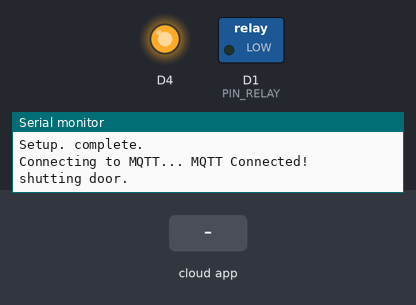
Bench run of a sketch on a simulated ESP8266 (NodeMCU). On the bench: switched loads named in the sketch (green lamp = pin HIGH), output pins drawn as LEDs (lit = HIGH, except the on-board LED, lit = LOW), the last lines printed to the serial monitor. The test bench sets the inputs (shaded band). WiFi joins after 1.5 s; servers stay silent unless stated; EEPROM starts erased; no MQTT or app messages arrive unless stated.

Above: at 3.0 s.
3.1 s: the phone or cloud app sets mode to open
At 4.8 s:
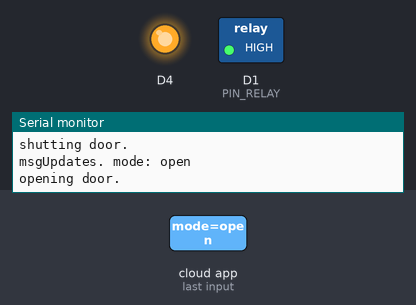
8.6 s: the phone or cloud app sets mode to closed
At 10.9 s:
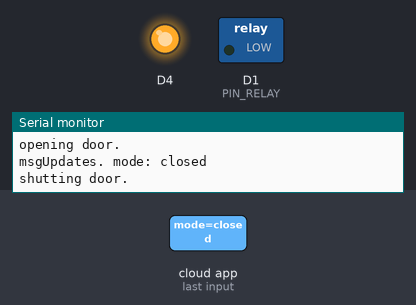
Timing chart, 0 to 12.4 s (numbered marks = the images above; inputs shaded):
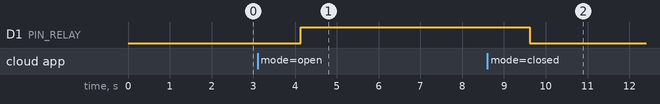

Measured:
- after the input at 3.1 s, D1 (PIN_RELAY): LOW → HIGH after 1.0 s
- after the input at 8.6 s, D1 (PIN_RELAY): HIGH → LOW after 1.0 s

The sketch:

remote_test.ino
```cpp
#include <Streaming.h>
#include <Metro.h>
#include <Bounce.h>
#include <FiniteStateMachine.h>
#include <ESP8266WiFi.h>
#include "Adafruit_MQTT.h"
#include "Adafruit_MQTT_Client.h"
#include <ESP_EEPROM.h>

#define WLAN_SSID       "Looney"
#define WLAN_PASS       "TinyandTooney"

#define MQTT_SERVER      "broker.hivemq.com"
#define MQTT_SERVERPORT  1883

unsigned long openForDuration = 10UL * 1000UL;
unsigned long openMotionDuration = 20UL * 1000UL;

#define PIN_PIR D3
#define PIN_RELAY D1

Bounce motion = Bounce( PIN_PIR, 1 );

void closeDoor();
void openMotion();
void openDoor();
void openFor() ;
void goToClosed();
void goToInOnly();

State closed = State(closeDoor, NULL, NULL);
State inOnly = State(closeDoor, openMotion, NULL);
State open = State(openDoor, NULL, NULL);
State openThenClosed = State(openDoor, openFor, goToClosed);
State openThenInOnly = State(openDoor, openFor, goToInOnly);

FSM sM = FSM(inOnly); //initialize state machine

WiFiClient client;
Adafruit_MQTT_Client mqtt(&client, MQTT_SERVER, MQTT_SERVERPORT);

Adafruit_MQTT_Publish pubMotion = Adafruit_MQTT_Publish(&mqtt, "magister/catdoor/motion");
Adafruit_MQTT_Publish pubDoor = Adafruit_MQTT_Publish(&mqtt, "magister/catdoor/door");

Adafruit_MQTT_Subscribe subMode = Adafruit_MQTT_Subscribe(&mqtt, "magister/catdoor/mode");
Adafruit_MQTT_Subscribe subForDur = Adafruit_MQTT_Subscribe(&mqtt, "magister/catdoor/doorDur");
Adafruit_MQTT_Subscribe subMotionDur = Adafruit_MQTT_Subscribe(&mqtt, "magister/catdoor/motionDur");

void MQTT_connect();

const int EEPROM_start = 0;

void setup() {
  pinMode(PIN_PIR, INPUT);
  pinMode(PIN_RELAY, OUTPUT);
  pinMode(BUILTIN_LED, OUTPUT);

  delay(300);
  Serial.begin(115200);
  Serial << endl << endl;
  Serial << "Setup. begin." << endl;

  Serial << "Connecting to: " << WLAN_SSID << endl;

  WiFi.begin(WLAN_SSID, WLAN_PASS);

  Serial.println("Initializing EEPROM...");

  EEPROM.begin(512);
  EEPROM.get(0, openForDuration);
  EEPROM.get(sizeof(openForDuration), openMotionDuration);
  String mode;
  EEPROM.get(sizeof(openForDuration) + sizeof(openMotionDuration), mode);
  Serial << "openForDur = " << openForDuration << endl;
  Serial << "openMotionDur = " << openMotionDuration << endl;
  Serial << "mode = " << mode << endl;

  if ( mode.equals("closed") ) {
    sM.transitionTo(closed);
  } else if ( mode.equals("inOnly") ) {
    sM.transitionTo(inOnly);
  } else if ( mode.equals("open") ) {
    sM.transitionTo(open);
  } else if ( mode.equals("openForThenClosed") ) {
    sM.transitionTo(openThenClosed);
  } else if ( mode.equals("openForThenInOnly") ) {
    sM.transitionTo(openThenInOnly);
  }

  // Setup MQTT subscription for instructions.
  mqtt.subscribe(&subMode);
  mqtt.subscribe(&subForDur);
  mqtt.subscribe(&subMotionDur);

  while (WiFi.status() != WL_CONNECTED) {
    delay(500);
    Serial.print(".");
  }
  Serial.println();

  Serial.println("WiFi connected");
  Serial.println("IP address: "); Serial.println(WiFi.localIP());

  Serial << "Setup. complete." << endl;
}

void msgUpdates() {

  Adafruit_MQTT_Subscribe *subscription;
  while ((subscription = mqtt.readSubscription(1000))) {
    if (subscription == &subMode) {
      String msg = (char *)subMode.lastread;
      Serial << "msgUpdates. mode: " << msg << endl;
      if ( msg.equals("closed") ) {
        sM.transitionTo(closed);
      } else if ( msg.equals("inOnly") ) {
        sM.transitionTo(inOnly);
      } else if ( msg.equals("open") ) {
        sM.transitionTo(open);
      } else if ( msg.equals("openForThenClosed") ) {
        sM.transitionTo(openThenClosed);
      } else if ( msg.equals("openForThenInOnly") ) {
        sM.transitionTo(openThenInOnly);
      }
      EEPROM.put(sizeof(openForDuration) + sizeof(openMotionDuration), msg);
      EEPROM.commit();
    }

    if (subscription == &subForDur) {
      String msg = (char *)subForDur.lastread;
      unsigned long dur = msg.toInt();
      openForDuration = dur * 60UL * 60UL * 1000UL; // h -> ms
      EEPROM.put(0, openForDuration);
      EEPROM.commit();
      Serial << "doorUpdate. forDuration: " << dur << " hr (" << openForDuration << " ms)" << endl;
    }

    if (subscription == &subMotionDur) {
      String msg = (char *)subMotionDur.lastread;
      unsigned long dur = msg.toInt();
      openMotionDuration = dur * 1000UL; // sec -> ms
      EEPROM.put(sizeof(openForDuration), openMotionDuration);
      EEPROM.commit();
      Serial << "doorUpdate. motionDur: " << dur << " sec (" << openMotionDuration << " ms)" << endl;
    }
  }

}

void loop() {
  MQTT_connect();
  yield();

  msgUpdates();
  yield();

  sM.update();
  yield();

  static Metro keepAlive(30UL * 1000UL);
  if ( keepAlive.check() && !mqtt.ping() ) mqtt.disconnect();
}

// Function to connect and reconnect as necessary to the MQTT server.
// Should be called in the loop function and it will take care if connecting.
void MQTT_connect() {
  int8_t ret;

  // Stop if already connected.
  if (mqtt.connected()) {
    return;
  }

  Serial.print("Connecting to MQTT... ");

  uint8_t retries = 3;
  while ((ret = mqtt.connect()) != 0) { // connect will return 0 for connected
    Serial.println(mqtt.connectErrorString(ret));
    Serial.println("Retrying MQTT connection in 5 seconds...");
    mqtt.disconnect();
    delay(5000);  // wait 5 seconds
    retries--;
    if (retries == 0) {
      // basically die and wait for WDT to reset me
      while (1);
    }
  }
  Serial.println("MQTT Connected!");
}

void closeDoor() {
  digitalWrite(PIN_RELAY, LOW);
  Serial << "shutting door." << endl;

  if (! pubDoor.publish(0) )  Serial << "MQTT Failed!" << endl;
}

void openDoor() {
  digitalWrite(PIN_RELAY, HIGH);
  Serial << "opening door." << endl;

  if (! pubDoor.publish(1) ) Serial << "MQTT Failed!" << endl;
}

void exitThisState() {
  State currState = sM.getCurrentState();
  currState.exit();
}

void openMotion() {

  static boolean haveMotion = false;
  static unsigned long lastMotion;

  if ( motion.update() && motion.read() ) {
    lastMotion = millis();
    haveMotion = true;

    Serial << "openMotion: motion. ";
    openDoor();

    if (! pubMotion.publish(1) )  Serial << "MQTT Failed!" << endl;

  }

  if ( haveMotion && (millis() - lastMotion) > openMotionDuration  ) {
    haveMotion = false;

    Serial << "openMotion: no motion. ";
    closeDoor();

    if (! pubMotion.publish(0) ) Serial << "MQTT Failed!" << endl;

  }

  digitalWrite(BUILTIN_LED, !motion.read());

}

void openFor() {
  if ( sM.timeInCurrentState() <= openForDuration ) return;

  Serial << "openFor.  duration=" << openForDuration << endl;

  exitThisState();
}
void goToClosed() {
  sM.transitionTo(closed);
}
void goToInOnly() {
  sM.transitionTo(inOnly);
}
```
